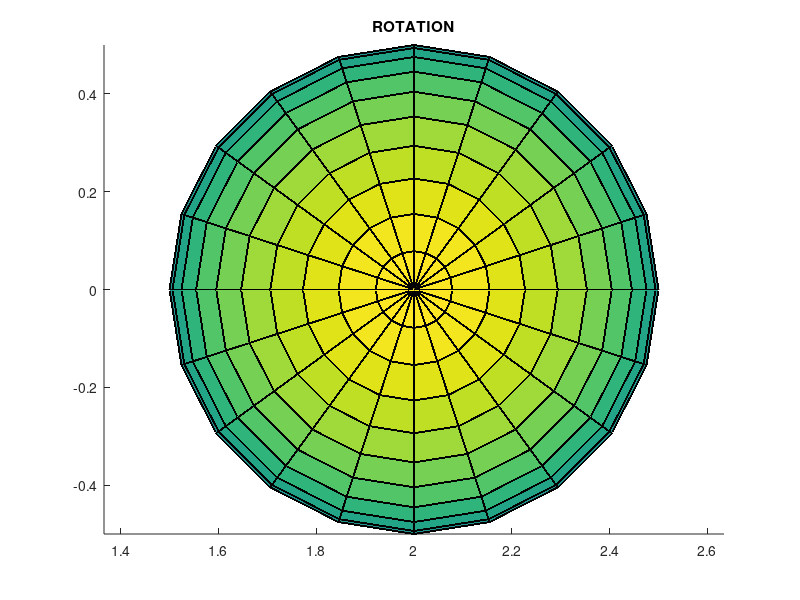

Reproduce this figure in MATLAB.
x=2;
y = 0;
z = 0;
dir = [1 0 0]';



c=1/2
[SS1,SS2,SS3] =  sphere(20);
S1 = SS1.*c; S2 = SS2.*c; S3 = SS3.*c;
%surf(5+S1.*(c),5+S2.*(c),5+S3.*(c));

%axis([-1 5 -1 5 -.5 5.5])
axis equal

for n =1:50
        %figure
    %surf(dir(1)+S1.*(c),dir(2)+S2.*(c),dir(3)+S3.*(c));
    hold on
    %surf(dir(1)+S1.*(c),dir(2)+S2.*(c),dir(3)+S3.*(c));
    %surf(5+S1.*(c),5+S2.*(c),5+S3.*(c));
    title('ROTATION')
    %axis([-1 8], [-1 8],[-1 8])
    surf(x+S1,y+S2,z+S3)
    %plot(dir)
    %surf(S1,S2,S3)
    hold off
    if [x y z] == [5 5 5]
        %msgbox('WE REACHED THE PLANET, THANKS TO LINEAR ALGEBRA')
        data=imread('neilba.jpg');
        imshow(data);
    else
        prompt = 'w,s,a,d: ';
        inp = input(prompt)
        if inp == 1
           dir = rotx(30)*dir; 
        elseif inp == 2
            dir = rotx(-30)*dir; 
        elseif inp == 3
           dir = rotz(30)*dir; 
        elseif inp == 4
            dir = rotz(-30)*dir; 
        elseif inp == 0
           x =  x + dir(1) ;
           y =  y + dir(2) ;
           z =  z + dir(3) ; 
        end
    end
   
    
end
%msgbox('PLANET NOT REACHED, BUT STILL NICE LINEAR ALGEBRA')
       
   
